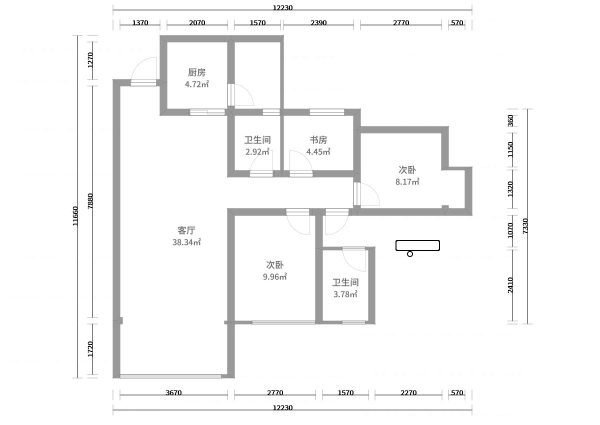
#> input picture test/KJLtest/1.png, 1200 x 850 px (shown at 1/2 size)
$ python -i Single_doors.py   (imports and definitions only)
#> lines starting #> are read from the running program, lines starting #| are printed output that depends on the picture; after the words box and inside, x2 and y2 are one past the last pixel; in counts of white or black regions, pixels touching at a corner belong together
#> further down, picture is the input picture: shape (850, 1200, 3); min 0, max 255, mean 246.8
from Wall import repoint
import cv2 as cv
import numpy as np
from Datastruct import Data_struct
import os
from Wall import Get_owner_wall
from Settings import Settings
min_radius_arc = Settings.min_radius_arc      #实际
max_radius_arc = Settings.max_radius_arc      #实际
max_arc_dis = Settings.max_arc_dis         #实际
max_search_point_dis = Settings.max_search_point_dis  #实际
max_points_num = Settings.max_points_num       #实际
max_dis_center = Settings.max_dis_center      #实际
max_search_wall = Settings.max_search_wall    #实际
max_width_wall = Settings.max_width_wall      #实际
min_width_wall = Settings.min_width_wall     #实际
thres_search_wall = Settings.thres_search_wall
thres_is_blank = Settings.thres_is_blank
thres_black_line = Settings.thres_black_line
def sobel_demo(image):
    grad_x = cv.Sobel(image, cv.CV_32F, 1, 0)   #对x求一阶导
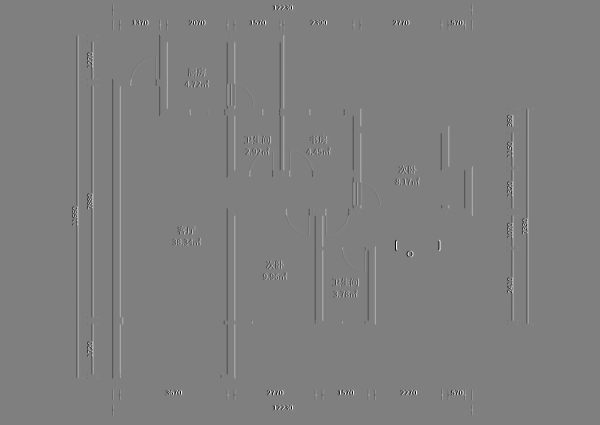
#> grad_x: shape (850, 1200, 3) float32 (shown at 1/2 size); min -1020, max 1020, mean 0; drawn with min black and max white
    grad_y = cv.Sobel(image, cv.CV_32F, 0, 1)   #对y求一阶导
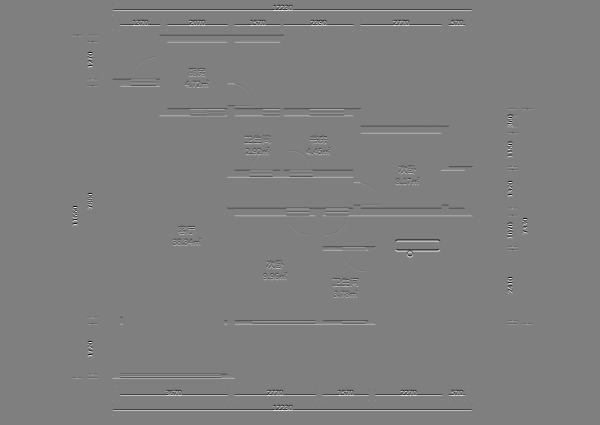
#> grad_y: shape (850, 1200, 3) float32 (shown at 1/2 size); min -1020, max 1020, mean 0; drawn with min black and max white
    gradx = cv.convertScaleAbs(grad_x)  #用convertScaleAbs()函数将其转回原来的uint8形式
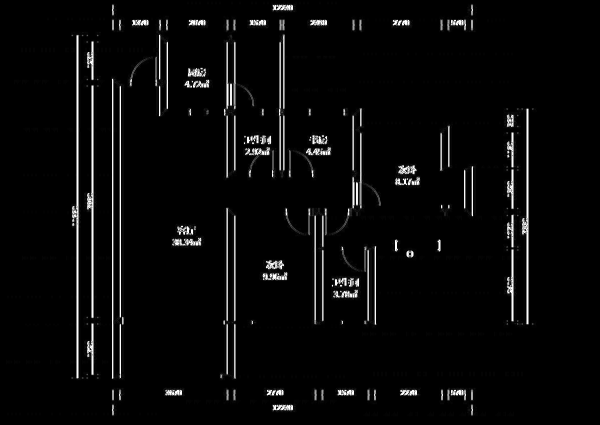
#> gradx: shape (850, 1200, 3) (shown at 1/2 size); min 0, max 255, mean 9.1
    grady = cv.convertScaleAbs(grad_y)
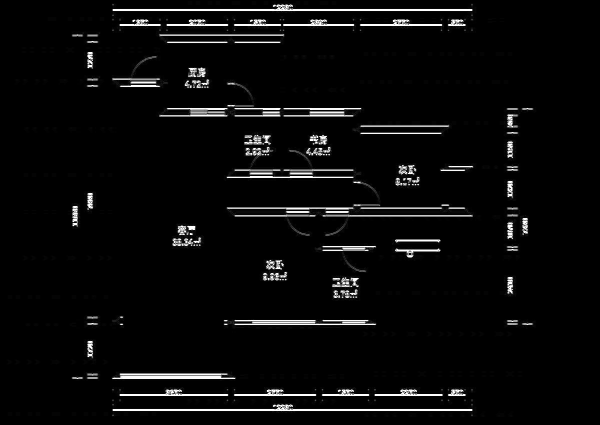
#> grady: shape (850, 1200, 3) (shown at 1/2 size); min 0, max 255, mean 10.2
    #cv.imwrite("gradient_x.jpg", gradx)  #x方向上的梯度
    #cv.imwrite("gradient_y.jpg", grady)  #y方向上的梯度
    gradxy = cv.addWeighted(gradx, 0.5, grady, 0.5, 0) #图片融合
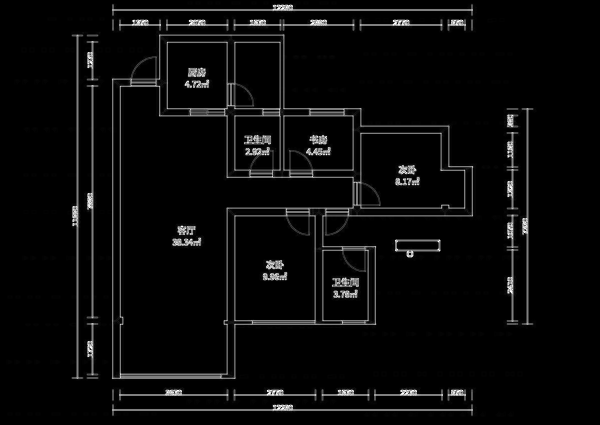
#> gradxy: shape (850, 1200, 3) (shown at 1/2 size); min 0, max 255, mean 9.7
    temp = gradxy.copy()
    gradxy[temp>Settings.sobel_thre] = 0
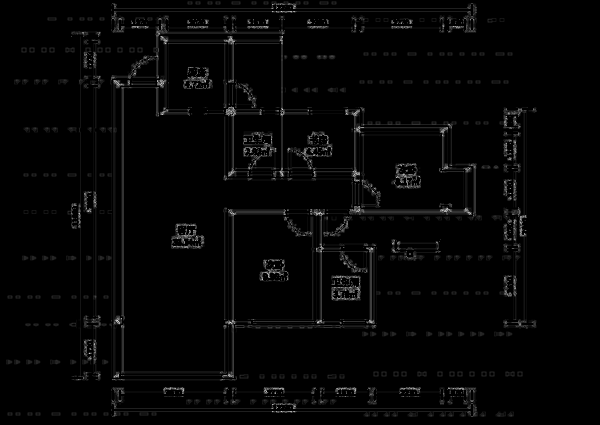
#> gradxy: shape (850, 1200, 3) (shown at 1/2 size); 7.28% of pixels changed, all inside (x1, y1, x2, y2) = (143, 8, 1067, 832); drawn with min black and max white
    gradxy[temp<=Settings.sobel_thre] = 255
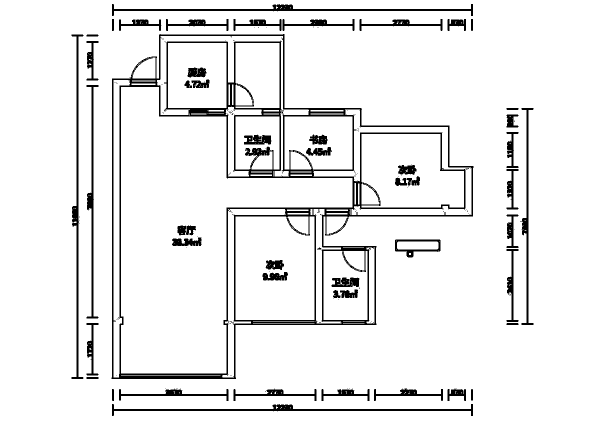
#> gradxy: shape (850, 1200, 3) (shown at 1/2 size); 92.7% white; 168 black regions (118 under 20 px), largest, box (x1, y1, x2, y2) and area: (223, 68, 947, 758) 35013, (224, 8, 946, 32) 3369, (224, 808, 946, 832) 3369
    # [9 lines of commented-out code are left out]
    return gradxy
# [542 lines left out: functions y_distance, x_distance, cal_distance, is_near_wall, is_blank, is_valid_radius and 13 more, not called in this run]


>>> import cv2
>>> picture = cv2.imread('../test/KJLtest/1.png')
>>> result = sobel_demo(picture)

$ run again, on test/KJLtest/10.png
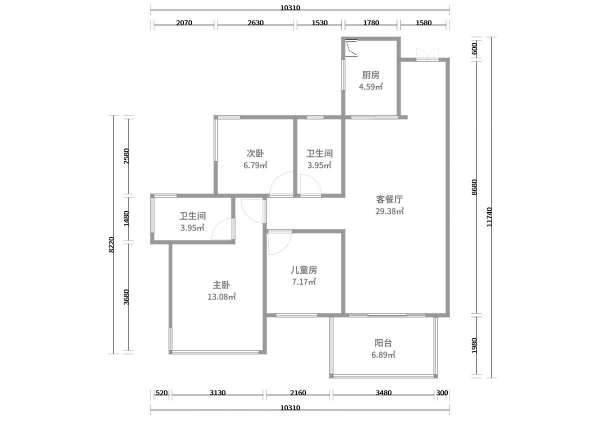
#> input picture test/KJLtest/10.png, 1200 x 850 px (shown at 1/2 size)
#> picture is the input picture: shape (850, 1200, 3); min 0, max 255, mean 249.3
#> in sobel_demo, `gradxy[temp>Settings.sobel_thre] = 0`:
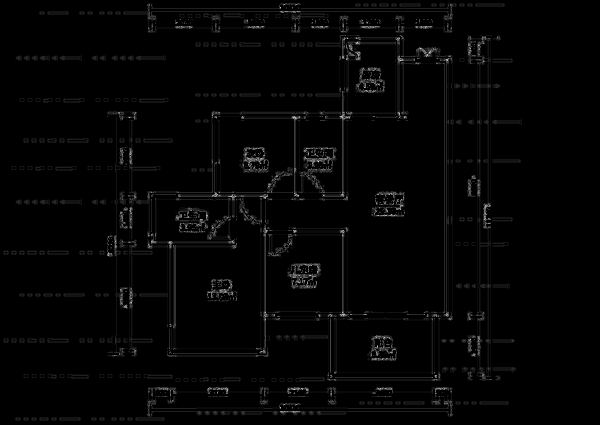
#> gradxy: shape (850, 1200, 3) (shown at 1/2 size); min 0, max 25, mean 0.4; drawn with min black and max white
#> in sobel_demo, `gradxy[temp<=Settings.sobel_thre] = 255`:
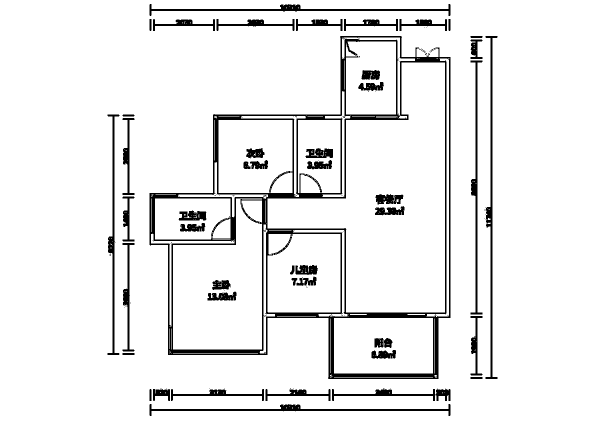
#> gradxy: shape (850, 1200, 3) (shown at 1/2 size); 92.8% white; 113 black regions (65 under 20 px), largest, box (x1, y1, x2, y2) and area: (299, 72, 901, 758) 35031, (971, 72, 995, 758) 3201, (299, 8, 901, 32) 2903

$ run again, on test/KJLtest/11.png
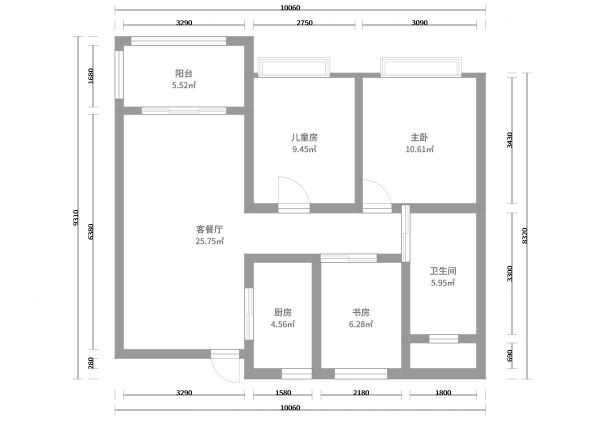
#> input picture test/KJLtest/11.png, 1200 x 850 px (shown at 1/2 size)
#> picture is the input picture: shape (850, 1200, 3); min 0, max 255, mean 244.9
#> in sobel_demo, `gradxy[temp>Settings.sobel_thre] = 0`:
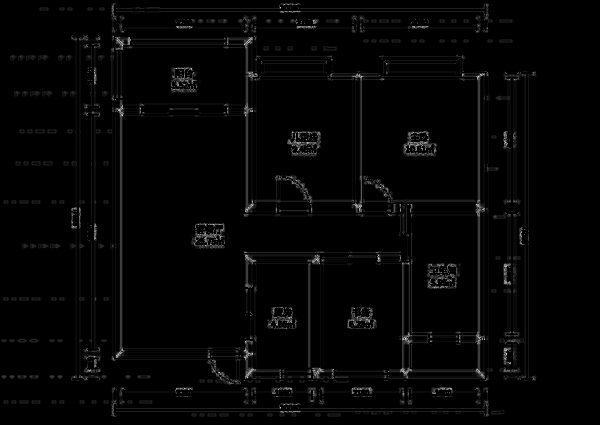
#> gradxy: shape (850, 1200, 3) (shown at 1/2 size); min 0, max 25, mean 0.4; drawn with min black and max white
#> in sobel_demo, `gradxy[temp<=Settings.sobel_thre] = 255`:
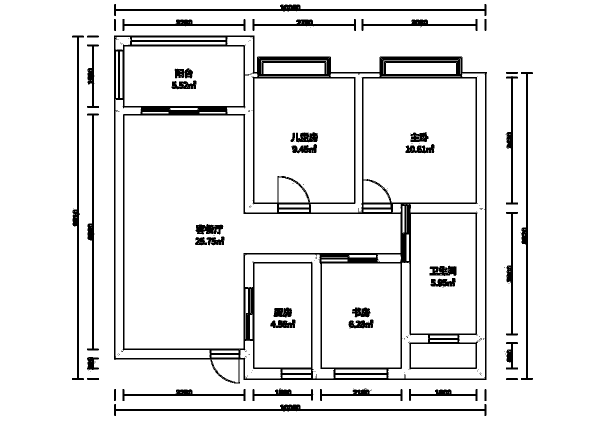
#> gradxy: shape (850, 1200, 3) (shown at 1/2 size); 91.6% white; 139 black regions (97 under 20 px), largest, box (x1, y1, x2, y2) and area: (228, 71, 974, 767) 47072, (228, 8, 973, 32) 3477, (228, 808, 973, 832) 3477

$ run again, on test/KJLtest/12.png
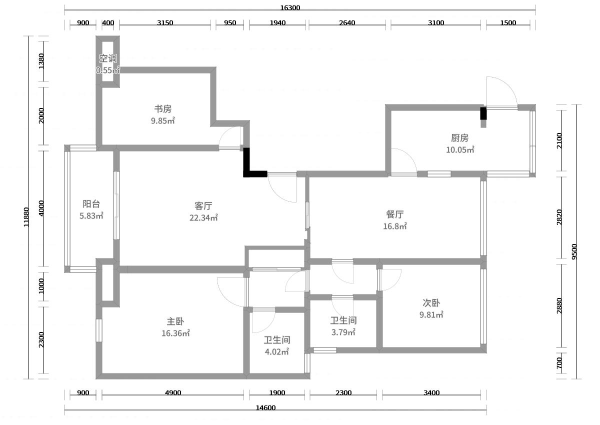
#> input picture test/KJLtest/12.png, 1200 x 850 px (shown at 1/2 size)
#> picture is the input picture: shape (850, 1200, 3); min 0, max 255, mean 245.1
#> in sobel_demo, `gradxy[temp<=Settings.sobel_thre] = 255`:
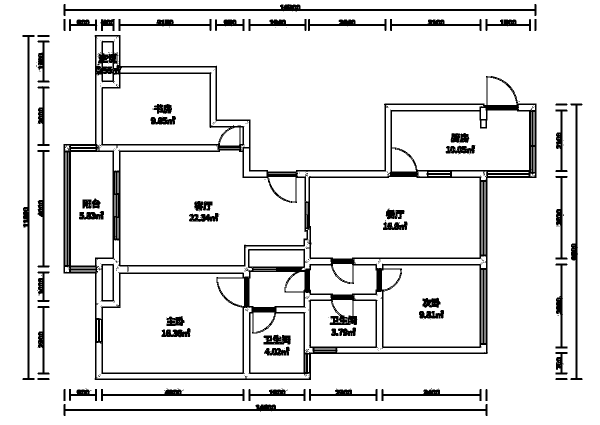
#> gradxy: shape (850, 1200, 3) (shown at 1/2 size); 90.3% white; 203 black regions (148 under 20 px), largest, box (x1, y1, x2, y2) and area: (127, 70, 1073, 760) 52336, (127, 8, 1073, 32) 4279, (127, 808, 975, 832) 3876
